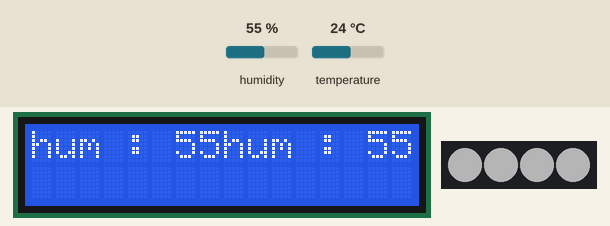
This sketch was run on a simulated Arduino Uno, built with avr-gcc and run on an emulated ATmega328P. On the bench: 16×2 character LCD, 4 RGB LEDs in strip order, left to right. The inputs (shaded band) are chosen by the test bench; at power-on: humidity 55 %, temperature 24 °C. Dim RGB values are drawn brighter than linear.

Above: at 1.2 s.
1.3 s: humidity set to 22 %
At 4.7 s:
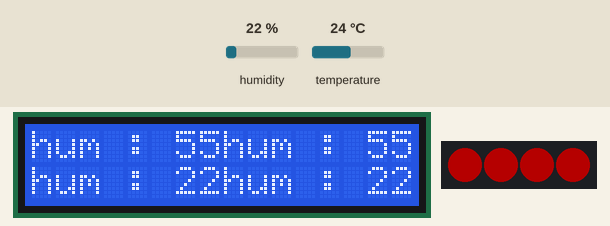
7.3 s: humidity set to 49 %
At 9.2 s:
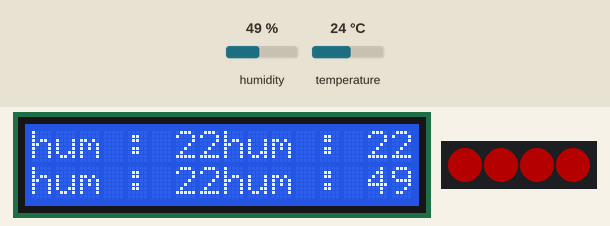
12.0 s: humidity set to 52 %
At 14.1 s:
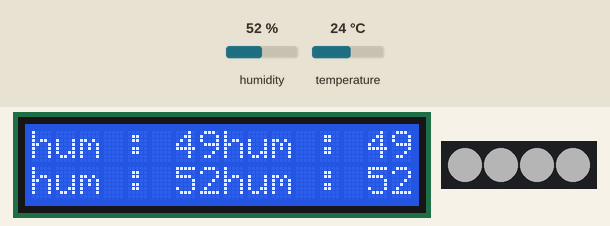
17.8 s: temperature set to 39 °C
20.6 s: temperature set to 42 °C
At 22.4 s:
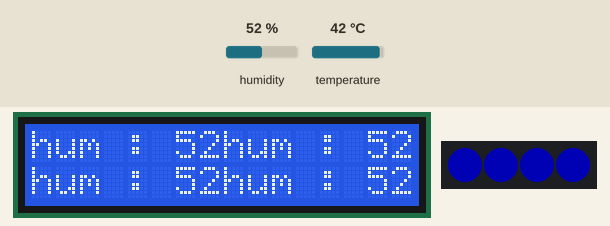
23.4 s: temperature set to 12 °C
At 26.4 s:
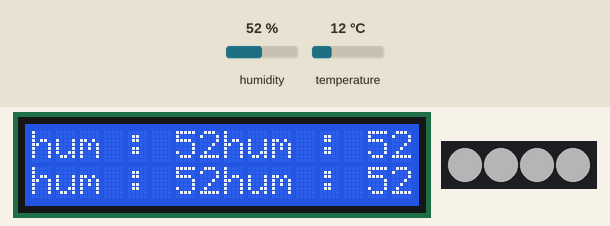
Timing chart, 0 to 27.7 s (numbered marks = the images above; inputs shaded):
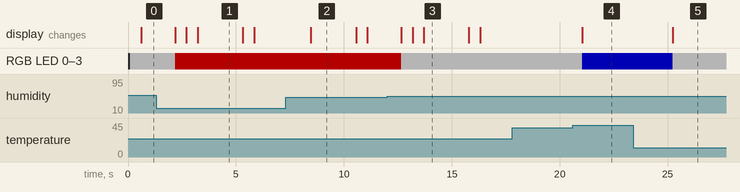

The sketch:

step2.ino
```cpp
#include<DHT.h>
#include<Adafruit_NeoPixel.h>
#include<LiquidCrystal_I2C.h>

DHT dht(4, DHT11);
Adafruit_NeoPixel strip(4, 7);
LiquidCrystal_I2C lcd(0x27, 16, 2);

void setup() {
  lcd.init();
  lcd.backlight();
  dht.begin();
  strip.begin();
  strip.setBrightness(127);
}

void loop() {
  int hum = dht.readHumidity();
  int tem = dht.readTemperature();
  lcd.print("hum : ");
  lcd.print(hum);
  if(hum>60 || tem > 40){
    strip.setPixelColor(0, 0, 0, 127);
    strip.setPixelColor(1, 0, 0, 127);
    strip.setPixelColor(2, 0, 0, 127);
    strip.setPixelColor(3, 0, 0, 127);
    strip.show();
    delay(10);
  }
  else if(hum>55 && hum <=60){
    strip.setPixelColor(0, 0, 127, 0);
    strip.setPixelColor(1, 0, 127, 0);
    strip.setPixelColor(2, 0, 127, 0);
    strip.setPixelColor(3, 0, 127, 0);
    strip.show();
    delay(10);
  }
  else if(hum>50 && hum <=55){
    strip.setPixelColor(0, 127, 127, 127);
    strip.setPixelColor(1, 127, 127, 127);
    strip.setPixelColor(2, 127, 127, 127);
    strip.setPixelColor(3, 127, 127, 127);
    strip.show();
    delay(10);
  }
  else{
    strip.setPixelColor(0, 127, 0, 0);
    strip.setPixelColor(1, 127, 0, 0);
    strip.setPixelColor(2, 127, 0, 0);
    strip.setPixelColor(3, 127, 0, 0);
    strip.show();
    delay(10);
  }
  delay(500);
  strip.clear();


}
```

Measured:
- the behaviour switches between 50 and 51 % on humidity (found by bisection; images 2 and 3)
- the behaviour switches between 40 and 41 °C on temperature (found by bisection; images 3 and 4)
- after the input at 7.3 s, the display: changes after 1.2 s (image 2)
- after the input at 17.8 s, every drawn part: stays the same
- after the input at 20.6 s, RGB LED 0–3: RGB(63, 63, 63) → RGB(0, 0, 63) after 0.44 s
- after the input at 23.4 s, RGB LED 0–3: RGB(0, 0, 63) → RGB(63, 63, 63) after 1.8 s
- what the display in image 1 shows lasts 2.1 s, from 3.2 s to 5.3 s
